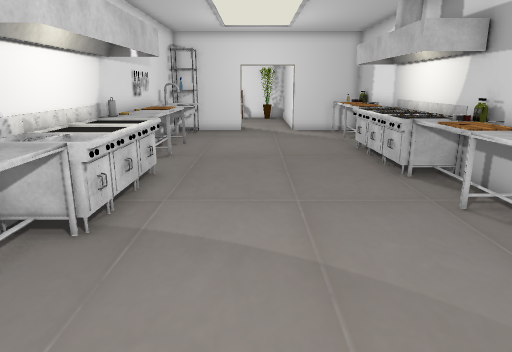
[1] (above)

16 first-person views from a walk through a 3-D level made in the Unity game engine. The camera is 1.5 m above the floor, tilts 14° down and sees 70° across. The floor is counted in squares, 0.5 m on a side. Each view is taken from the middle of a square. On the plan, view 1 faces up. The plan holds only what a view shows up to about 20 squares ahead; the rest is blank. The place goes on beyond the plan. The player is left out. Door leaves are left out, so doorways stand open. Some surface patterns are stand-ins.

[2]
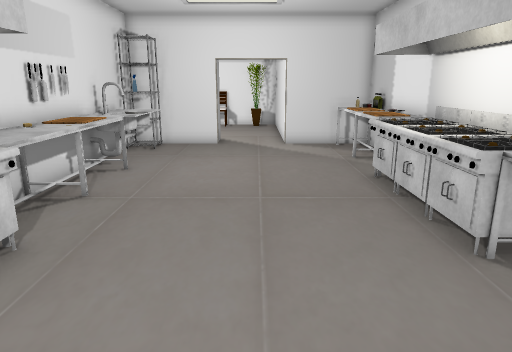

[3]
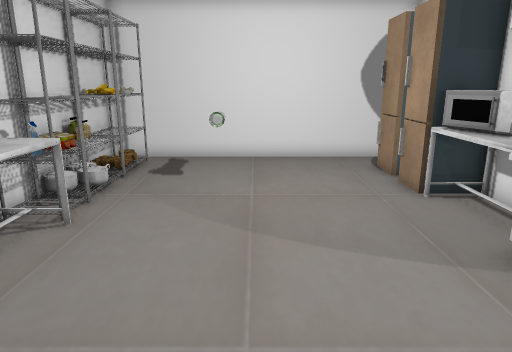

[4]
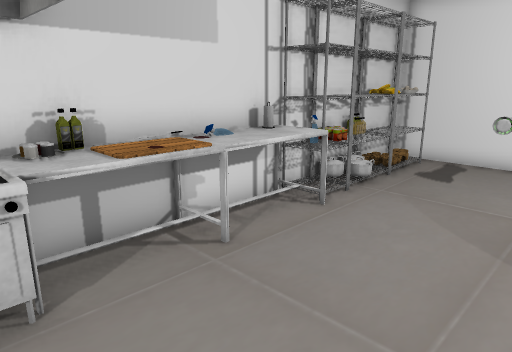

[5]
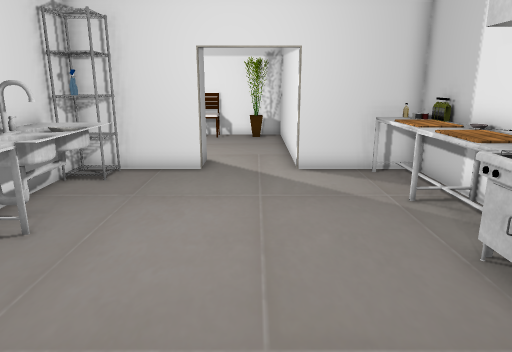

[6]
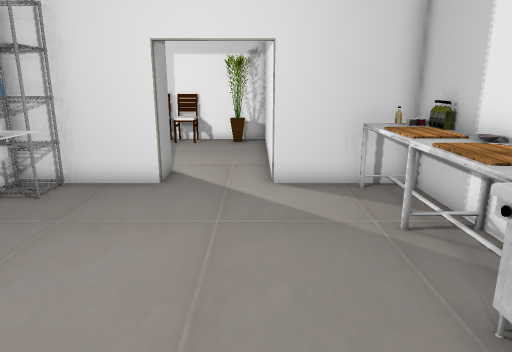

[7]
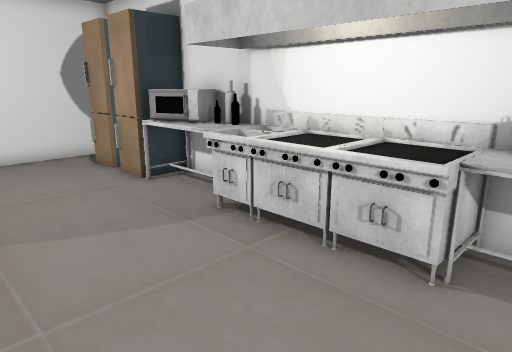

[8]
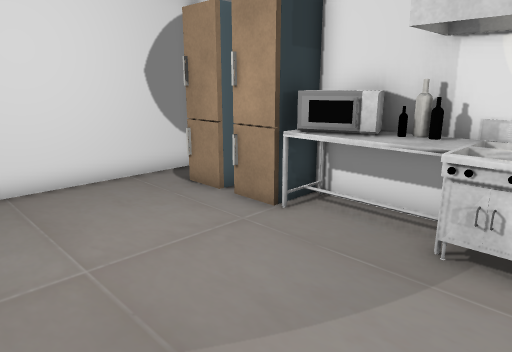

[9]
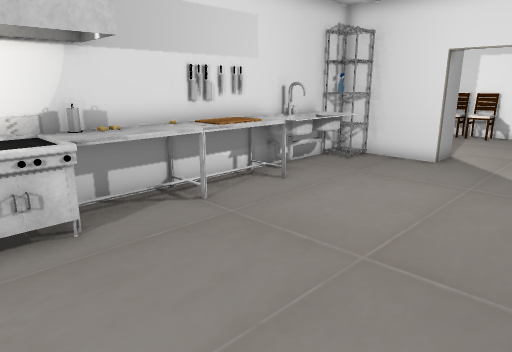

[10]
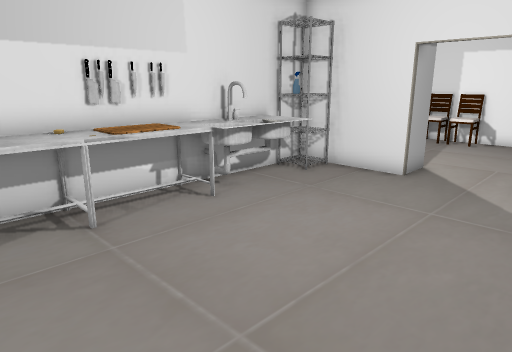

[11]
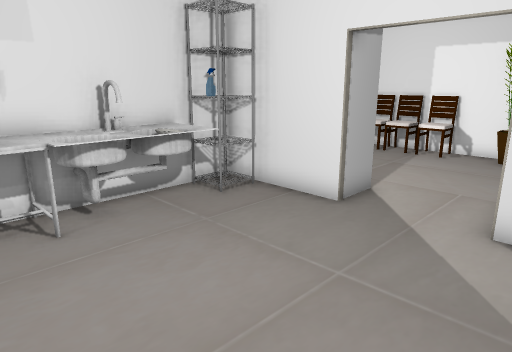

[12]
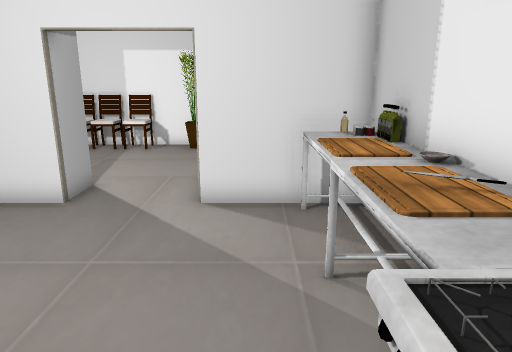

[13]
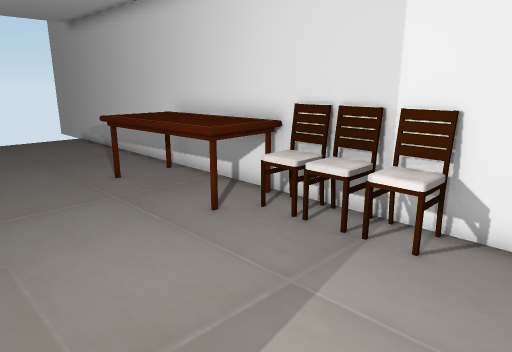

[14]
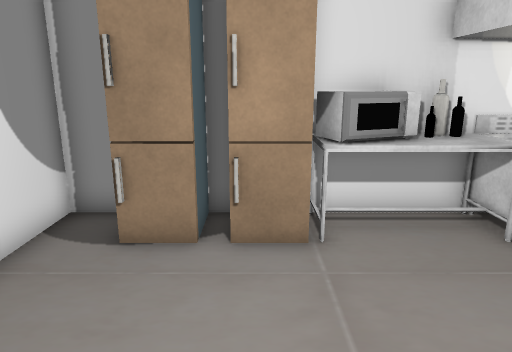

[15]
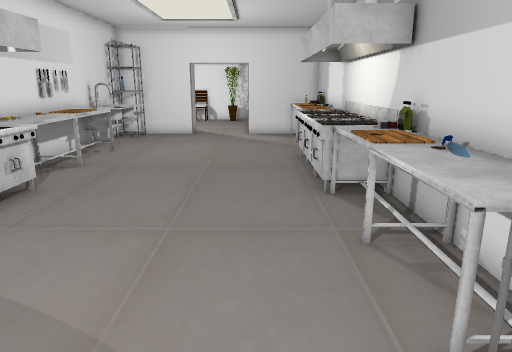

[16]
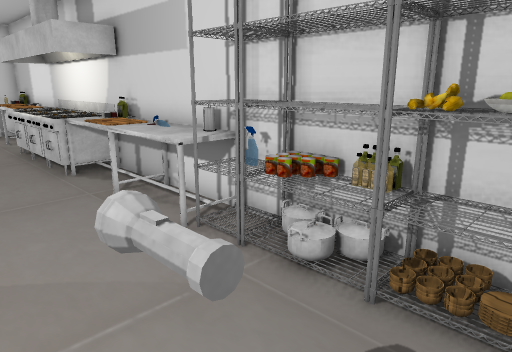

### Floor plan
Points are (right, up) in squares from view 1. A wall is a line through its corners. A room is listed if a view was taken in it or the views show most of it. See-through windows are left out.
Room 1 (views 1, 2, 3, 4, 5, 6, 7, 8, 9, 10, 11, 12, 14, 15, 16)
walls: (-3.1, 7) (-5.5, 7); (-5.4, 10.6) (-3.4, 10.6); (-5.5, 12.4) (-3.1, 12.4); (-5.4, 8.6) (-3.4, 8.6); (-5.4, 1.5) (-5.4, 0.8); (-5.4, 22) (-5.4, 3); (-5.4, -1.2) (-5.4, -2.5) (6.8, -2.5) (6.8, 22.5); (-1, 25.1) (-5.4, 25.1); (6.8, 25.1) (2.5, 25.1)
low walls: (-3.5, 10.3) (-5.2, 10.3); (-3.4, 12.3) (-5.2, 12.3); (-3.4, 12.5) (-3.4, 7); (-3.4, 8.3) (-4.3, 8.3) (-4.3, 7.1); (-5.4, 7.1) (-3.2, 7.1)
ways out: open door at (0.5, 25) to room 2
objects: fridge (-5, -1) to (-4, 1); fridge (-5, 2) to (-4, 3); table (-5, 4) to (-4, 6); bottle (-5, 6); table (-5, 13) to (-4, 16); table (-5, 17) to (-4, 19); sink (-5, 19) to (-3, 23); other object (-5, 24); shelf (-4, 23) to (-4, 24); flashlight (2, 1); shelf (5, -2) to (6, 1); shelf (5, 2) to (6, 3); shelf (5, 4) to (6, 5); table (5, 6) to (6, 8); table (5, 9) to (6, 11); stove (5, 12) to (6, 14); stove (5, 15) to (6, 16); stove (5, 17) to (6, 18); table (5, 19) to (6, 21); table (5, 22) to (6, 24); other object (6, 4); other object (6, 8); other object (7, 23); other object (7, 24)
Room 2 (view 13)
walls: (-1, 27) (-1, 25.1); (1, 34.8) (-20.5, 34.8); (2.5, 25.1) (2.5, 33.6)
ways out: open door at (0.5, 25) to room 1
objects: table (-11, 32) to (-6, 34); chair (-5, 33) to (-5, 34); chair (-4, 33) to (-3, 34); chair (-2, 33) to (-1, 34); other object (1, 33) to (1, 34)

Positions as (right, up) in squares from view 1, and headings:
1: (0, 0), facing up
2: (1, 6), facing up
3: (1, 13), facing down
4: (0, 13), facing down-right
5: (1, 12), facing up
6: (2, 14), facing up
7: (2, 14), facing down-left
8: (3, 9), facing down-left
9: (4, 10), facing up-left
10: (4, 13), facing up-left
11: (4, 17), facing up-left
12: (4, 16), facing up
13: (1, 27), facing up-left
14: (3, 2), facing left
15: (3, 2), facing up
16: (1, -1), facing up-right
